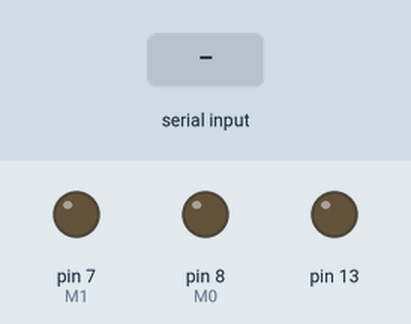
This sketch was run on a simulated Arduino Uno, built with avr-gcc and run on an emulated ATmega328P. Parts: output pins drawn as LEDs (lit = HIGH). Inputs (shaded band) come from the test bench.

Above: at 3.2 s.
3.3 s: "A" received over Serial
At 4.2 s:
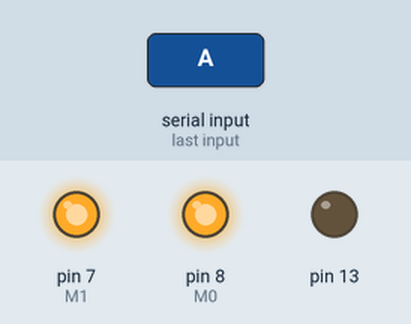
4.8 s: "E" received over Serial
At 5.3 s:
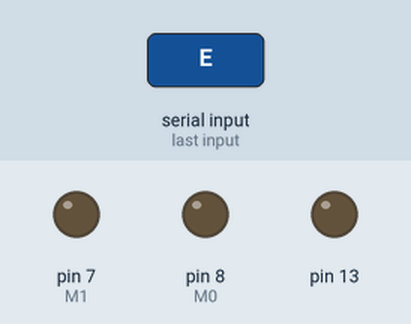
6.3 s: "B" received over Serial
At 7.7 s:
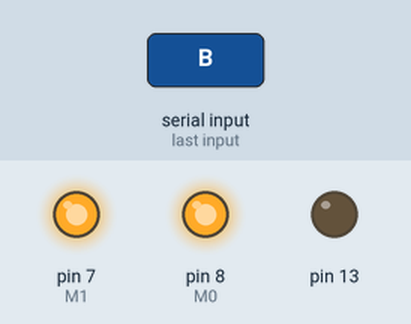
Timing chart, 0 to 9.3 s (numbered marks = the images above; inputs shaded):
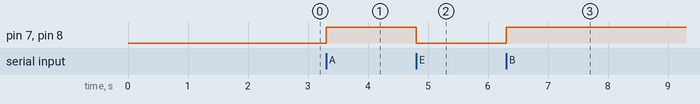

Measured:
- after the input at 3.3 s, pin 7 (M1), pin 8 (M0): LOW → HIGH at once
- after the input at 4.8 s, pin 7 (M1), pin 8 (M0): HIGH → LOW at once
- after the input at 6.3 s, pin 7 (M1), pin 8 (M0): LOW → HIGH at once

The sketch:

setting_parameters.ino
```cpp
#include <SoftwareSerial.h>

#define M0 8
#define M1 7
#define Tx 5
#define Rx 6
#define Aux 4

#define ROM 0xC0
#define RAM 0xC2
#define Rx_ADDH 0x00
#define Rx_ADDL 0x00
#define Tx_ADDH 0xFF
#define Tx_ADDL 0x01
//#define SPEED 0x24
#define SPEED 0x1D
#define Tx_CHAN 0x1C
#define Rx_CHAN 0x1D
#define OPTION 0xC0

SoftwareSerial lora(Tx, Rx);


void setup() {
  pinMode(M0, 1);
  pinMode(M1, 1);

  pinMode(Aux, 0);
  pinMode(13, 1);

  lora.begin(9600);
  Serial.begin(9600);

  select_mode(0);
  delay(2000);
}

void loop() {
  check_response();
}

void check_response()
{
  if (lora.available())
  {
    while (lora.available() > 1)
    {
      Serial.write(lora.read());
    }
  }
  if(Serial.available())
  {
    char data = Serial.read();
    if(data == 'A')
    {
      set_param(0);
    }
    else if(data == 'B')
    {
      set_param(1);
    }
    else if(data == 'C')
    {
      set_param(2);
    }
    else if(data == 'D')
    {
      set_param(3);
    }
    else if(data == 'E')
    {
      set_param(4);
    }
  }
}
void select_mode(byte mode)
{
  switch (mode)
  {
    case 0:
      digitalWrite(M0, 0);
      digitalWrite(M1, 0);
      break;
    case 1:
      digitalWrite(M0, 0);
      digitalWrite(M1, 1);
      break;
    case 2:
      digitalWrite(M0, 1);
      digitalWrite(M1, 0);
      break;
    case 3:
      digitalWrite(M0, 1);
      digitalWrite(M1, 1);
      break;
    default:
      digitalWrite(M0, 0);
      digitalWrite(M1, 0);
      break;
  }
}

void set_param(byte id)
{
    if(id == 0)
    {
      select_mode(3);
      delay(100);
      uint8_t buf[6] = {ROM, Rx_ADDH, Rx_ADDL, SPEED, Rx_CHAN, OPTION};
      lora.write(buf, 6);
    }
    else if(id == 1)
    {
      select_mode(3);
      delay(100);
      uint8_t buf[6] = {RAM, Rx_ADDH, Rx_ADDL, SPEED, Rx_CHAN, OPTION};
      lora.write(buf, 6);
    }
    else if(id == 2)
    {
      select_mode(3);
      delay(100);
      uint8_t buf[6] = {ROM, Tx_ADDH, Tx_ADDL, SPEED, Tx_CHAN, OPTION};
      lora.write(buf, 6);
    }
    else if(id == 3)
    {
      select_mode(3);
      delay(100);
      uint8_t buf[6] = {RAM, Tx_ADDH, Tx_ADDL, SPEED, Tx_CHAN, OPTION};
      lora.write(buf, 6);
    }
    else if(id == 4)
    {
      select_mode(0);
      delay(100);
    }
}
```
